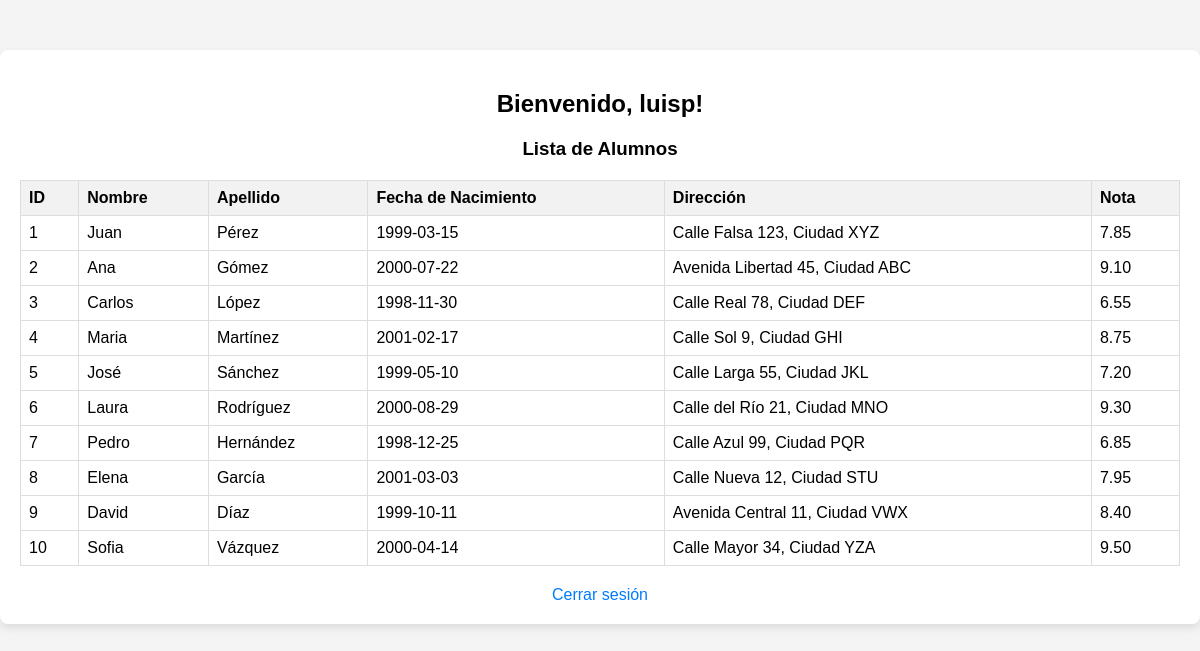
The app's page /alumnos.php (signed in) with its own data.
### tables this page shows
CREATE TABLE alumnos (
    id INT AUTO_INCREMENT PRIMARY KEY,
    nombre VARCHAR(50),
    apellido VARCHAR(50),
    fecha_nacimiento DATE,
    direccion VARCHAR(100),
    nota DECIMAL(5,2)
);

### alumnos.php (the view, shortened to what this page needs)
<?php
require 'config.php';
$query = "SELECT * FROM alumnos";
$result = $conn->query($query);
?>
<!DOCTYPE html>
<html lang="es">
<head>
    <link rel="stylesheet" href="styles.css">
</head>
<body>
    <div class="container">
        <h2>Bienvenido, <?php echo $_SESSION['username']; ?>!</h2>
        <h3>Lista de Alumnos</h3>
        <table>
            <thead>
                <tr>
                    <th>ID</th>
                    <th>Nombre</th>
                    <th>Apellido</th>
                    <th>Fecha de Nacimiento</th>
                    <th>Dirección</th>
                    <th>Nota</th>
                </tr>
            </thead>
            <tbody>
                <?php while ($row = $result->fetch_assoc()) { ?>
                    <tr>
                        <td><?php echo $row['id']; ?></td>
                        <td><?php echo $row['nombre']; ?></td>
                        <td><?php echo $row['apellido']; ?></td>
                        <td><?php echo $row['fecha_nacimiento']; ?></td>
                        <td><?php echo $row['direccion']; ?></td>
                        <td><?php echo $row['nota']; ?></td>
                    </tr>
                <?php } ?>
            </tbody>
        </table>
        <a href="logout.php">Cerrar sesión</a>
    </div>
</body>
</html>

### styles.css (style rules this page uses)
body { font-family: Arial, sans-serif; margin: 0; padding: 0; background-color: #f4f4f4; }
.login-container, .container { width: auto; margin: 0 auto; padding: 20px; background-color: white; border-radius: 8px; box-shadow: 0 4px 8px rgba(0, 0, 0, 0.1); margin-top: 50px; }
h2, h3 { text-align: center; }
table { width: 100%; margin-top: 20px; border-collapse: collapse; }
th, td { border: 1px solid #ddd; padding: 8px; text-align: left; }
th { background-color: #f2f2f2; }
a { display: block; text-align: center; margin-top: 20px; color: #007BFF; text-decoration: none; }

### records on screen
alumnos: id "1", nombre "Juan", apellido "Pérez", fecha_nacimiento "1999-03-15", direccion "Calle Falsa 123, Ciudad XYZ", nota "7.85"
alumnos: id "2", nombre "Ana", apellido "Gómez", fecha_nacimiento "2000-07-22", direccion "Avenida Libertad 45, Ciudad ABC", nota "9.10"
alumnos: id "3", nombre "Carlos", apellido "López", fecha_nacimiento "1998-11-30", direccion "Calle Real 78, Ciudad DEF", nota "6.55"
alumnos: id "4", nombre "Maria", apellido "Martínez", fecha_nacimiento "2001-02-17", direccion "Calle Sol 9, Ciudad GHI", nota "8.75"
alumnos: id "5", nombre "José", apellido "Sánchez", fecha_nacimiento "1999-05-10", direccion "Calle Larga 55, Ciudad JKL", nota "7.20"
alumnos: id "6", nombre "Laura", apellido "Rodríguez", fecha_nacimiento "2000-08-29", direccion "Calle del Río 21, Ciudad MNO", nota "9.30"
alumnos: id "7", nombre "Pedro", apellido "Hernández", fecha_nacimiento "1998-12-25", direccion "Calle Azul 99, Ciudad PQR", nota "6.85"
alumnos: id "8", nombre "Elena", apellido "García", fecha_nacimiento "2001-03-03", direccion "Calle Nueva 12, Ciudad STU", nota "7.95"
alumnos: id "9", nombre "David", apellido "Díaz", fecha_nacimiento "1999-10-11", direccion "Avenida Central 11, Ciudad VWX", nota "8.40"
alumnos: id "10", nombre "Sofia", apellido "Vázquez", fecha_nacimiento "2000-04-14", direccion "Calle Mayor 34, Ciudad YZA", nota "9.50"

### other values on screen
$_SESSION['username'] "luisp"
